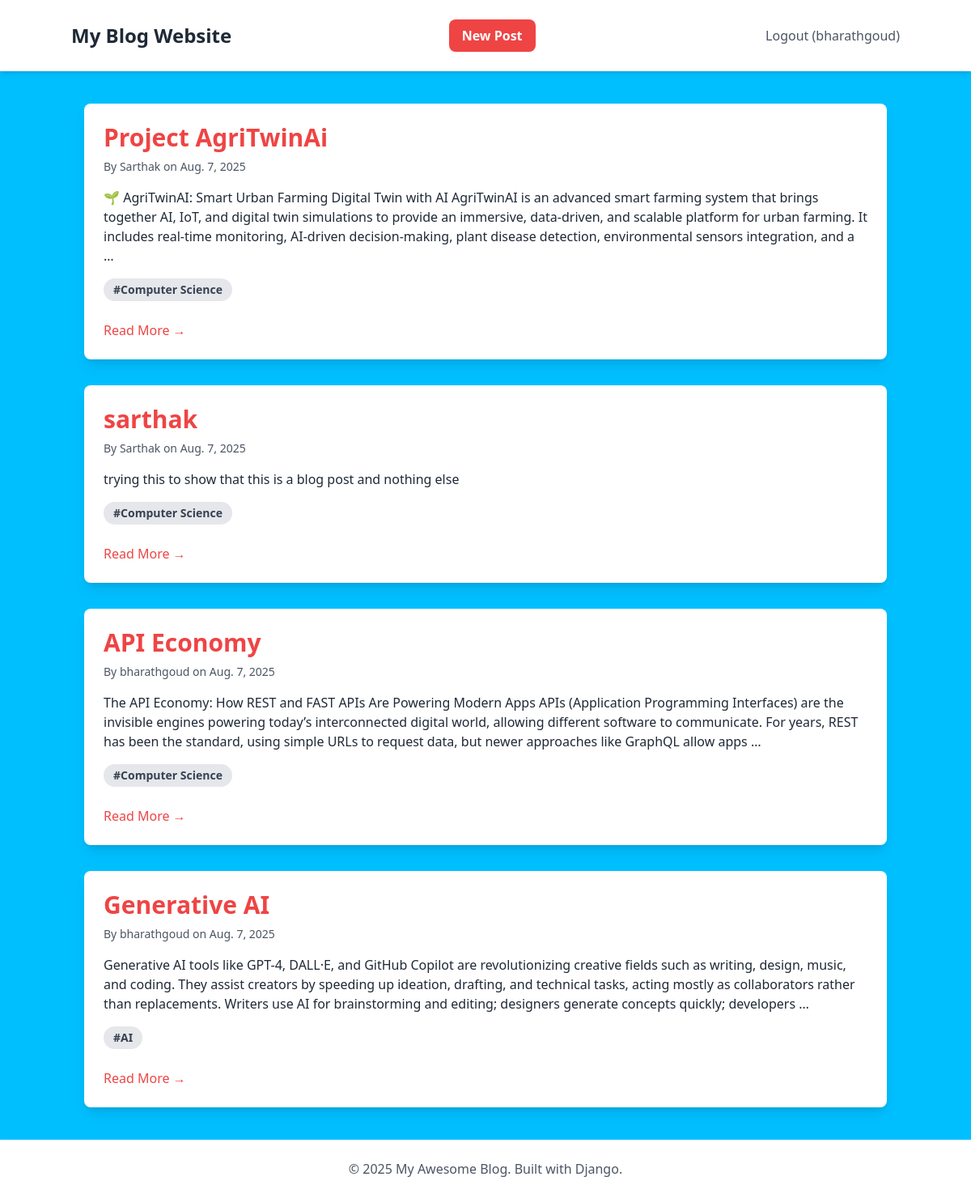
The app's page / (signed in) with its own data.
### blog/models.py (models this page shows, shortened)
class Post(models.Model):
    title = models.CharField(max_length=255)
    content = models.TextField()
    author = models.ForeignKey(User, on_delete=models.CASCADE)
    created_on = models.DateTimeField(auto_now_add=True)
    last_modified = models.DateTimeField(auto_now=True)
    categories = models.ManyToManyField(Category, related_name='posts')

class Category(models.Model):
    name = models.CharField(max_length=100)

### blog/views.py (the view)
# urls.py: path('', views.post_list, name='post_list'),
def post_list(request):
    posts = Post.objects.all().order_by('-created_on')
    context = {'posts': posts}
    return render(request, 'blog/post_list.html', context)

### blog/templates/blog/post_list.html
{% extends "blog/base.html" %}
{% block content %}
<div class="space-y-8">
    {% for post in posts %}
    <div class="bg-white p-6 rounded-lg shadow-lg hover:shadow-xl transition-shadow duration-300">
        <h2 class="text-3xl font-bold mb-2">
            <a href="{% url 'post_detail' post.pk %}" class="text-red-500 hover:text-blue-800">{{ post.title }}</a>
        </h2>
        <p class="text-gray-600 text-sm mb-4">
            By {{ post.author.username }} on {{ post.created_on.date }}
        </p>
        <div class="text-gray-800 mb-4">
            {{ post.content|truncatewords:50|linebreaks }}
        </div>
        <div>
            {% for category in post.categories.all %}
                <a href="{% url 'posts_by_category' category.name %}" class="inline-block bg-gray-200 rounded-full px-3 py-1 text-sm font-semibold text-gray-700 mr-2 mb-2 hover:bg-gray-300">#{{ category.name }}</a>
            {% endfor %}
        </div>
        <a href="{% url 'post_detail' post.pk %}" class="text-red-500 hover:underline mt-4 inline-block">Read More &rarr;</a>
    </div>
    {% endfor %}
</div>
{% endblock content %}

### blog/templates/blog/base.html (shortened to what this page needs)
<!DOCTYPE html>
<html lang="en">
<head>
    <script src="https://cdn.tailwindcss.com"></script>
</head>
<body style="background-color: deepskyblue" class="bg-gray-100 font-sans leading-normal tracking-normal">
    <nav class="bg-white p-6 shadow-md">
        <div class="container mx-auto flex justify-between items-center">
            <a href="{% url 'post_list' %}" class="text-2xl font-bold text-gray-800">My Blog Website</a>
                    <a href="{% url 'post_create' %}" class="bg-red-500 text-white font-bold py-2 px-4 rounded-lg hover:bg-blue-700 transition-colors mr-4">New Post</a>
            <div>
                {% if user.is_authenticated %}
                    <a href="{% url 'logout' %}" class="text-gray-600 hover:text-gray-800">Logout ({{ user.username }})</a>
                {% else %}
                    <a href="{% url 'login' %}" class="text-gray-600 hover:text-gray-800">Login</a>
                {% endif %}
            </div>
        </div>
    </nav>
    <div class="container mx-auto mt-10 px-4">
        {% block content %}
        {% endblock content %}
    </div>
    <footer class="bg-white p-6 mt-10 shadow-md">
        <div class="container mx-auto text-center text-gray-600">
            <p>&copy; 2025 My Awesome Blog. Built with Django.</p>
        </div>
    </footer>
</body>
</html>

### records on screen
Post: title "Project AgriTwinAi", author.username "Sarthak", created_on "Aug. 7, 2025", content "🌱 AgriTwinAI: Smart Urban Farming Digital Twin with AI AgriTwinAI is an advanced smart farming system that brings together AI, IoT, and digital twin simulations to provide an immersive, data-driven, and scalable platform for urban farming. It includes real-time monitoring, AI-driven decision-making, plant disease detection, environmental sensors integration, and a …"
Category: name "Computer Science"
Post: title "sarthak", author.username "Sarthak", created_on "Aug. 7, 2025", content "trying this to show that this is a blog post and nothing else"
Post: title "API Economy", author.username "bharathgoud", created_on "Aug. 7, 2025", content "The API Economy: How REST and FAST APIs Are Powering Modern Apps APIs (Application Programming Interfaces) are the invisible engines powering today’s interconnected digital world, allowing different software to communicate. For years, REST has been the standard, using simple URLs to request data, but newer approaches like GraphQL allow apps …"
Post: title "Generative AI", author.username "bharathgoud", created_on "Aug. 7, 2025", content "Generative AI tools like GPT-4, DALL·E, and GitHub Copilot are revolutionizing creative fields such as writing, design, music, and coding. They assist creators by speeding up ideation, drafting, and technical tasks, acting mostly as collaborators rather than replacements. Writers use AI for brainstorming and editing; designers generate concepts quickly; developers …"
Category: name "AI"

### other values on screen
{{ user.username }} "bharathgoud"
